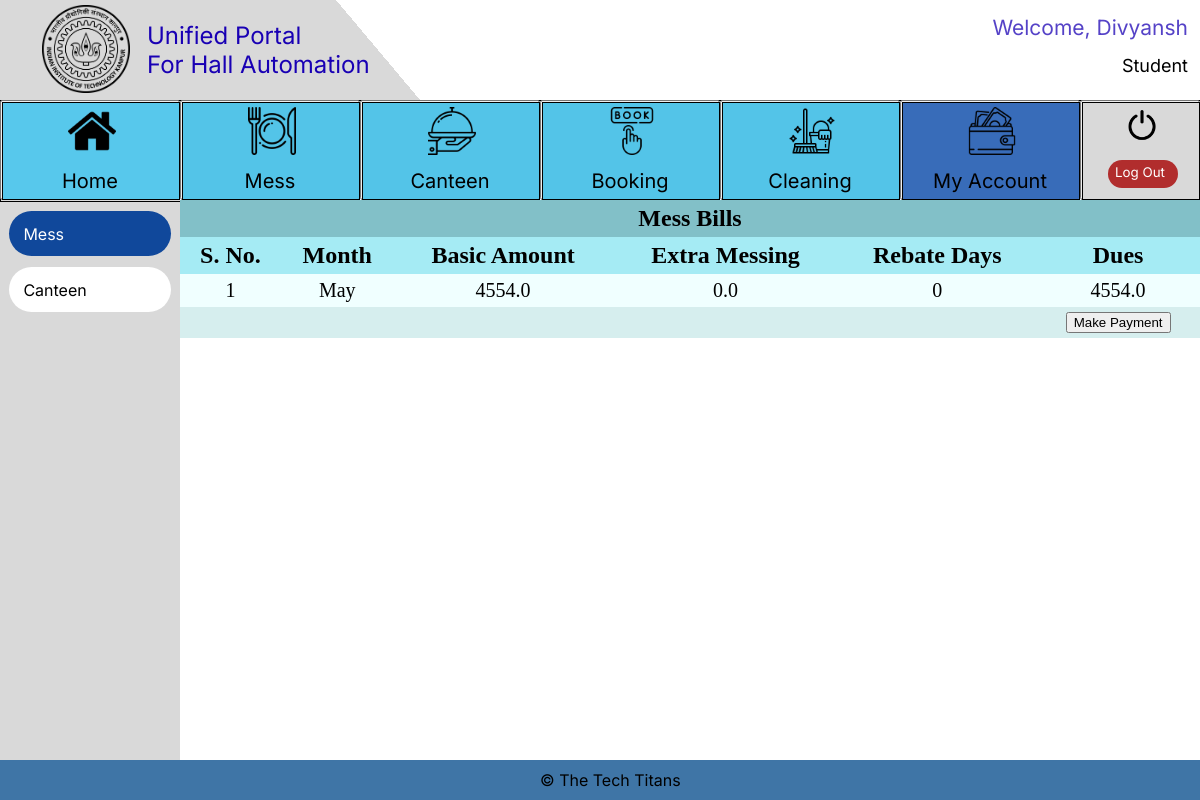
The page /My_Account/Mess (signed in) on the database its author committed.
### Login/models.py (models this page shows, shortened)
class User_class(AbstractBaseUser):
    is_admin = models.BooleanField(default=False)
    objects = UserManager()
    name = models.CharField(max_length=50)
    Designation_Choices = (('Student','Student'),('Hall Manager','Hall Manager'),('Mess Manager','Mess Manager'),('Canteen Manager','Canteen Manager'), ('Sports Secy', 'Sports Secy'))
    designation = models.CharField(
        max_length=15,
        choices=Designation_Choices,
    )
    username = models.CharField(max_length=20, unique=True, blank=True)
    USERNAME_FIELD = 'username'
    REQUIRED_FIELDS = ['name', 'designation']

### Mess/models.py (models this page shows, shortened)
class Bill(models.Model):
    Bill_Month = models.IntegerField(default=1)
    Month_Name = models.TextField(max_length=9, default="January")
    Total_Days = models.IntegerField(default=0)
    rebate_days = models.IntegerField(default=0)
    User_Name = models.CharField(max_length=20)
    Basic_Amount = models.FloatField(default=0)
    Extras_Amount = models.FloatField(default=0)
    Mess_Bill = models.FloatField(default=0)

### My_Account/views.py (the view)
# urls.py: path('Mess', views.Mess, name='Mess'),
def Mess(request):
    if request.user.is_authenticated:
        if request.user.designation == "Student":
            bill = Mess_Bill.objects.filter(User_Name = request.user.username).order_by('Bill_Month')
            return render(request, "Mess.html", context={'bills': bill})
        else:
            return render(request, "Error.html")
    else:
        return render(request, "Error.html")

### My_Account/templates/Mess.html (shortened to what this page needs)
{%include "student_base.html"%}
{%load static%}
<html lang="en">
<head>
  <link rel="stylesheet" href="{%static 'styles.css'%}">
</head>
<body>
  <div class="main_div">
    <table cellspacing="0" cellpadding="5em">
      <form method="POST" action="Students_Pending_Bills">
        <tr>
          <th colspan="6" class="main_head">Mess Bills</th>
        </tr>
      </form>
      <tr>
        <th>S. No.</th>
        <th>Month</th>
        <th>Basic Amount</th>
        <th>Extra Messing</th>
        <th>Rebate Days</th>
        <th>Dues</th>
      </tr>
      {% for bill in bills %}
      <tr>
        <td>{{ forloop.counter }}</td>
        <td>{{bill.Month_Name}}</td>
        <td>{{bill.Basic_Amount}}</td>
        <td>{{bill.Extras_Amount}}</td>
        <td>{{bill.rebate_days}}</td>
        <td>{{bill.Mess_Bill}}</td>
      </tr>
      {% endfor %}
      <td></td>
      <td></td>
      <td></td>
      <td></td>
      <td></td>
      <td><a href="https://www.onlinesbi.sbi/sbicollect/icollecthome.htm"><button>Make Payment</button></a>
      </td>
    </table>
  </div>
</body>
</body>
</html>

### templates/student_base.html (shortened to what this page needs)
{%load static%}
<html lang="en">
<head>
  <link rel="stylesheet" href="{% static 'student_base.css' %}">
</head>
<body scroll="no" style="overflow: hidden">
  <div class=e1_141>
    <div class=e1_222>
      <div class="e1_223"></div>
      <span class="e1_225">© The Tech Titans</span>
    </div>
    <div class=e2_6>
      {% if request.path != "/Home" %}
      <div class="e1_220"></div>
      {% endif %}
    {% if request.path == "/My_Account/Mess" or request.path == "/My_Account/Canteen" %}
      <a href ="/My_Account/Mess">
          <button class="e2_3 button3" {% if request.path == "/My_Account/Mess" %} 	style="background-color:rgba(16.18099093437195, 71.84358090162277, 155.33750385046005, 1); color: white;" {% endif %}>
          Mess
          </button>
      </a>
      <a href ="/My_Account/Canteen">
      <button class="e2_5 button3" {% if request.path == "/My_Account/Canteen" %} 	style="background-color:rgba(16.18099093437195, 71.84358090162277, 155.33750385046005, 1); color: white;" {% endif %}>
          Canteen
      </button>
      </a>
      {% endif %}
    </div>
      <div class=e2_7>
        <a href = "/Logout">
        <button class="e1_226 button2">
          <div class="e1_219"></div>
          <div class="e1_227"></div><span class="e1_228">Log Out</span>
          <div class="e1_229"></div>
        </button>
        </a>
        <a href ="../../My_Account/Mess">
          <button class="e1_230 button2">
            <span class="e1_232">My Account</span>
            <div class="e1_233"></div>
          </button>
        </a>
        <a href = "../../Cleaning/Lodge_Request">
          <button class="e1_238 button2">
            <div class="e1_240"></div><span class="e1_241">Cleaning</span>
          </button>
        </a>
        <a href = "../../Booking/guestroom">
          <button class="e1_234 button2">
            <div class="e1_236"></div><span class="e1_237">Booking</span>
          </button>
        </a>
        <a href = "../../Canteen/Student_Place_Order">
          <button class="e1_242 button2">
            <div class="e1_244"></div><span class="e1_245">Canteen</span>
          </button>
        </a>
        <a href = "../../Mess/Student_Regular_Menu">
          <button class="e1_246 button2">
            <span class="e1_248">Mess</span>
            <div class="e1_249"></div>
          </button>
        </a>
        <a href="../../Home">
          <button class="e1_250 button2">
            <div class="e1_251" {% if request.path == "/Home" %}  style="	background-color:rgb(56, 108, 185) {% endif %}"></div><span class="e1_252">Home</span>
            <div class="e1_272"></div>
          </button>
        </a>
      </div>
      <div class=e1_254><span class="e1_255">{{ request.user.designation }}</span><span class="e1_256">Welcome, {{ request.user.name}}</span></div>
    <div class=e1_258>
      <div class="e1_259"></div>
      <div class="e1_260"></div>
      <a href="../../Home">
      <button class="e1_261 button3">Unified Portal<br>
        For Hall Automation</button>
      </a>
      <a href = "https://iitk.ac.in/">
      <button class="e1_262 button3"></button></a>
    </div>
  </div>
</body>
</html>

### templates/static/styles.css (style rules this page uses)
.main_div { width:85%; height: 70%; top:25%; left:15%; overflow-y: auto; position: absolute; }
.main_head { font-size: 24px; text-align: center; background-color: rgba(63, 154, 166, 0.62); }
table { width:100%; }
th { text-align: center; font-size: 24px; background-color: rgb(165, 235, 244); top: 0; position: sticky; }
td { text-align: center; font-size: 20px; }
table, th, td { border: none; }
tr:nth-child(even) { background-color: #D6EEEE; }
tr:nth-child(odd) { background-color:azure; }
th:nth-child(odd) { z-index: 1; }
th:nth-child(even) { z-index: 2; }

### templates/student_base.html (style rules this page uses)
body { background: #E5E5E5; }

### My_Account/templates/Mess.html (style rules this page uses)
body { background: #E5E5E5; }

### rows shown on the page
User_class: user.designation "Student", user.name "Divyansh"
Bill: Month_Name "May", Basic_Amount "4554.0", Extras_Amount "0.0", rebate_days "0", Mess_Bill "4554.0"
